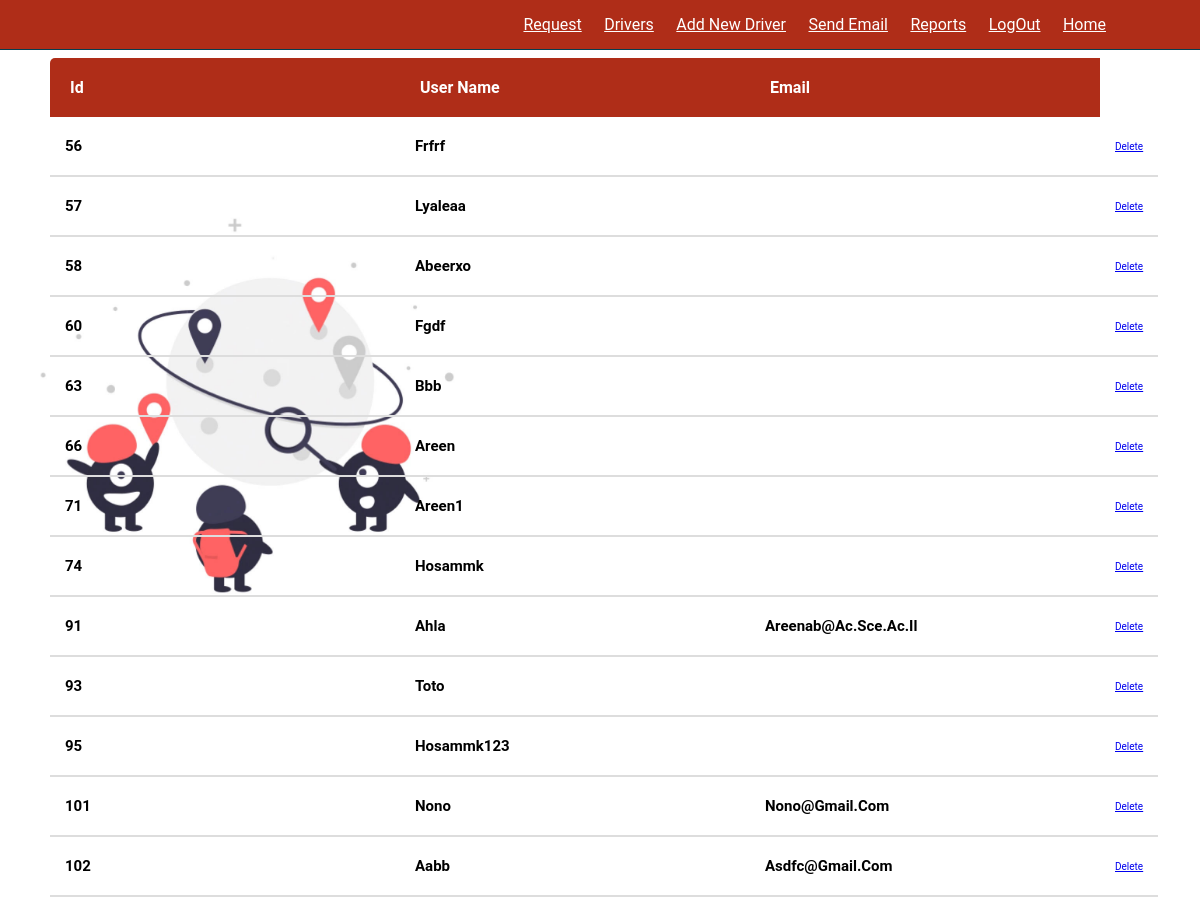
Screenshot of /deluser/ with the database file from the repository.
### project/models.py (models this page shows)
class User(AbstractUser):
    is_passenger=models.BooleanField(default=False)
    is_Admin=models.BooleanField(default=False)

### project/views.py (the view)
# urls.py: path('deluser/',views.deluser,name="deluser"),
def  deluser(request):
    user= User.objects.filter(is_passenger=True)
    return render(request,'project/deluser.html',{'users': user})

### project/templates/project/deluser.html (shortened to what this page needs)
{% load static %}
<!DOCTYPE html>
<html>
    <head>
        <link rel="stylesheet" href="">
    </head>
<body  style="background-image:url('{% static 'img/unnamed.jpg' %}'); background-repeat: no-repeat; background-size:100%;">
      <table class="content-table">
  <thead>
    <br>
    <br>
    <br>
    <tr>
      <th>id</th>
      <th>user name</th>
      <th>Email</th>
    </tr>
  </thead>
  {% for user in users%}
  <tr>
    <td><b><h2>{{user.id}}</h2></b></td>
    <td><b><h2>{{user.username}}</h2></b></td>
    <td><b><h2>{{user.email}}</h2></b></td>
    <td>
    <a href="/delete/{{user.id}}" class="btn btn-danger" > Delete </a>
    </td>
    </tr>
    {% endfor %}
            </table>
    <header class="header">
    <nav class="navbar">
      <a href="/Request/">Request</a>
      <a href="/DriverDetails/">Drivers</a>
      <a href="/AddNewDriver/">Add New Driver</a>
      <a href="/SendMail/">Send Email</a>
      <a href="/AdminReports">Reports</a>
      <a href="/logoutUser">LogOut</a>
      <a href="/AdminHomePage">Home</a>
  </nav>
</header>
</body>
</html>

### project/templates/project/deluser.html (style rules this page uses)
:root { --main-color:#6283a1; --black: #13131a; --bg:#010103; --border: .1rem solid rgb(4, 62, 80); }
* { font-family: 'Roboto',sans-serif; margin: 0; padding: 0; box-sizing: border-box; outline: none; border: none; text-transform: capitalize; transition: .2s linear; }
html { font-size: 62.5%; overflow-x: hidden; scroll-padding-top: 9rem; scroll-behavior: smooth; }
.content-table { border-collapse: collapse; margin: 25px 0; font-size: 1em; min-width: 800px; border-radius: 5px 5px 0 0; overflow: hidden; margin-left:50px; }
.content-table thead tr { background-color: #AF2D18; color: #ffffff; text-align: left; font-weight: bold; }
.content-table th { width: 350px; padding: 20px; margin: 20px auto; font-size: 1.6rem; }
.content-table td { padding: 20px 15px; }
.content-table tbody tr { border-bottom: 2px solid #dddddd; }
.header { background: #AF2D18; display: flex; align-items: center; justify-content: space-between; padding: 1.5rem 7%; border-bottom: var(--border); position: fixed; top: 0; left:0; right:0; z-index: 1000; }
.header .navbar a { margin: 0 1rem; font-size: 1.6rem; color:#fff; }

### rows the page displays
User: id "56", username "Frfrf"
User: id "57", username "Lyaleaa"
User: id "58", username "Abeerxo"
User: id "60", username "Fgdf"
User: id "63", username "Bbb"
User: id "66", username "Areen"
User: id "71", username "Areen1"
User: id "74", username "Hosammk"
User: id "91", username "Ahla", email "Areenab@ac.sce.ac.il"
User: id "93", username "Toto"
User: id "95", username "Hosammk123"
User: id "101", username "Nono", email "Nono@gmail.com"
User: id "102", username "Aabb", email "Asdfc@gmail.com"
